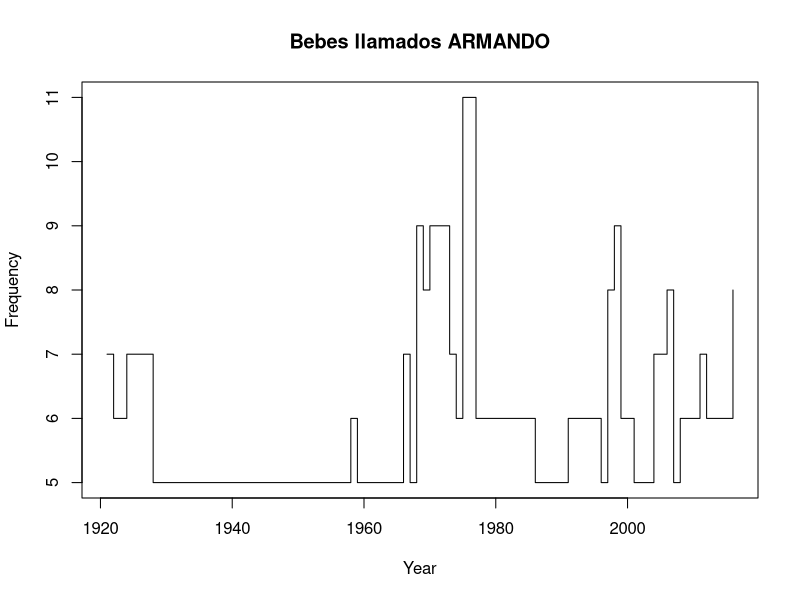

The R source for this figure:
library(readr)
babymales<-read.csv("ontario_top_baby_names_male_1917-2016_english.csv",skip=1) #Cambiamos el nombre a la tabla
getwd()
#rm(list = "ontario_top_baby_names_male_1917-2016_english") #Eliminamos la tabla a la que le acabamos de cambiar el nombre, para no tenerla repetida
head(babymales) #Muestra los primeros valores de la tabla
tail (babymales) #Muestra los ultimos valores de la tabla
max(babymales$Year) #Muestra el año más reciente del que se tiene datos
nombresmasrecientes<-babymales[babymales$Year==max(babymales$Year),] #Solo coge los datos que en el campo Year tengan el máximo
nrow(nombresmasrecientes) #Da el numero de nombres registrados en el último año
nombresmasrecientes<-subset(babymales,babymales$Year==2016) #Hace lo mismo que lo anterior pero de otra forma
nrow(nombresmasrecientes)
nombresmasrecientes<-nombresmasrecientes[,c("Name","Frequency")] #Como en la lista todo tiene el mismo año (2016), podemos filtrarlo para que no aparezca, entonces seleccionamos todas las filas (con el  ,) y mantenemos las columnas de Nombre y Frecuencia
head(nombresmasrecientes,2) #Vemos los dos primeros datos de la tabla. Vemos que ya no aparece el año
nombresmasrecientes<-nombresmasrecientes[order(nombresmasrecientes$Frequency,decreasing = TRUE),] #Ordena los datos de forma decreciente por frecuencia, y actualiza el objeto
write.csv(nombresmasrecientes,file="nombres_populares_2016.csv") #Guardamos la tabla como un archivo csv. Por defecto se va a guardar en la carpeta del proyecto. Hay que poner siempre la extensión del archivo (csv en este caso)
head(nombresmasrecientes,5) #Vemos los primeros 5 datos resultantes, en este caso los nombres mas frecuentes
#nombre.deseado<-readline(prompt="¿Que nombre quiere buscar?: ") #Aparece este mensaje en pantalla, para que se escriba algo justo después en la consola (en este caso un nombre)
nombre.deseado<-"Armando" #Hacemos este paso para poder generar el HTML, pero el correcto es el anterior y este debe desaparecer
freq.year<-babymales[babymales$Name == toupper(nombre.deseado),c("Year","Frequency")] #Toupper lo que hace es poner todo el texto que se introduzca en mayusculas. La función lo que hace es devolver el dato de cuántas veces se ha repetido el nombre introducido en cada año. Muestra los datos en el objeto "freq.year"
plot.title<-paste("Bebes llamados", toupper(nombre.deseado)) #Cambiamos el título del plot (el grafico)
plot(freq.year, main=plot.title, type='s') #Creamos un gráfico con la frecuencia por años, el titulo que acabamos de programar y la "s" significa que queremos que el dibujo sea escalonado
